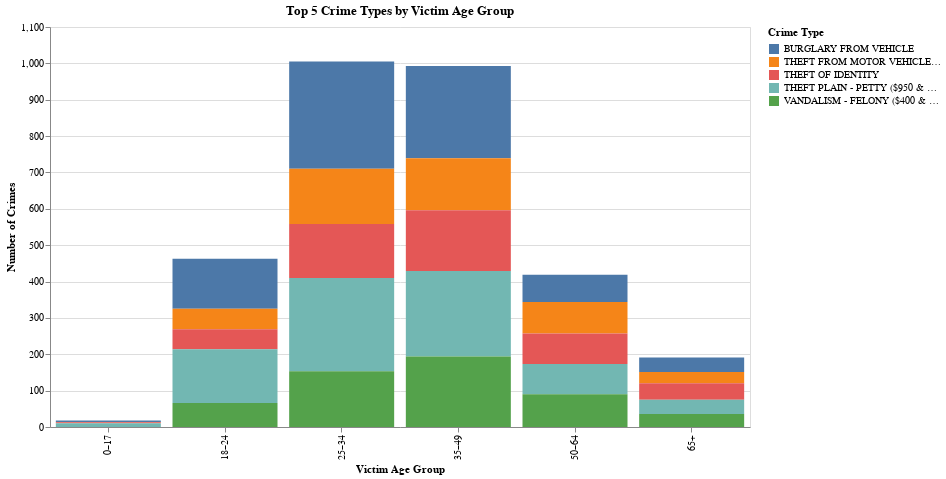

This figure's notebook cell:
### Code cell
import pandas as pd
import altair as alt

# Reload and clean dataset
df = pd.read_csv("LACrimeData9999.csv")
df = df[(df['Vict Age'] > 0) & (df['Vict Age'] < 120)]
df = df.dropna(subset=['Crm Cd Desc'])

# Create age groups
age_bins = [0, 18, 25, 35, 50, 65, 100]
age_labels = ['0–17', '18–24', '25–34', '35–49', '50–64', '65+']
df['Age Group'] = pd.cut(df['Vict Age'], bins=age_bins, labels=age_labels)

# Get top 5 crime types
top_crimes = df['Crm Cd Desc'].value_counts().nlargest(5).index.tolist()
df_top = df[df['Crm Cd Desc'].isin(top_crimes)]

# Group by crime and age group
agg_df = df_top.groupby(['Crm Cd Desc', 'Age Group']).size().reset_index(name='Count')

# Altair bar chart
chart = alt.Chart(agg_df).mark_bar().encode(
    x=alt.X('Age Group:N', title='Victim Age Group'),
    y=alt.Y('Count:Q', title='Number of Crimes'),
    color=alt.Color('Crm Cd Desc:N', title='Crime Type'),
    tooltip=['Crm Cd Desc', 'Age Group', 'Count']
).properties(
    width=700,
    height=400,
    title='Top 5 Crime Types by Victim Age Group'
).interactive()


chart.show()

### Figure 1 — Vega-Lite specification as saved in the notebook (floating-point values rounded to 4 significant figures)
{"config": {"view": {"continuousWidth": 300, "continuousHeight": 300}}, "data": {"name": "data-871e6f8f4de2f7bdecc40c82bbd210ed"}, "mark": {"type": "bar"}, "encoding": {"color": {"field": "Crm Cd Desc", "title": "Crime Type", "type": "nominal"}, "tooltip": [{"field": "Crm Cd Desc", "type": "nominal"}, {"field": "Age Group", "type": "ordinal"}, {"field": "Count", "type": "quantitative"}], "x": {"field": "Age Group", "title": "Victim Age Group", "type": "nominal"}, "y": {"field": "Count", "title": "Number of Crimes", "type": "quantitative"}}, "height": 400, "params": [{"name": "param_2", "select": {"type": "interval", "encodings": ["x", "y"]}, "bind": "scales"}], "title": "Top 5 Crime Types by Victim Age Group", "width": 700, "$schema": "https://vega.github.io/schema/vega-lite/v5.20.1.json", "datasets": {"data-871e6f8f4de2f7bdecc40c82bbd210ed": [{"Crm Cd Desc": "BURGLARY FROM VEHICLE", "Age Group": "0–17", "Count": 4}, {"Crm Cd Desc": "BURGLARY FROM VEHICLE", "Age Group": "18–24", "Count": 138}, {"Crm Cd Desc": "BURGLARY FROM VEHICLE", "Age Group": "25–34", "Count": 295}, {"Crm Cd Desc": "BURGLARY FROM VEHICLE", "Age Group": "35–49", "Count": 254}, {"Crm Cd Desc": "BURGLARY FROM VEHICLE", "Age Group": "50–64", "Count": 75}, {"Crm Cd Desc": "BURGLARY FROM VEHICLE", "Age Group": "65+", "Count": 40}, {"Crm Cd Desc": "THEFT FROM MOTOR VEHICLE - GRAND ($950.01 AND OVER)", "Age Group": "0–17", "Count": 1}, {"Crm Cd Desc": "THEFT FROM MOTOR VEHICLE - GRAND ($950.01 AND OVER)", "Age Group": "18–24", "Count": 56}, {"Crm Cd Desc": "THEFT FROM MOTOR VEHICLE - GRAND ($950.01 AND OVER)", "Age Group": "25–34", "Count": 152}, {"Crm Cd Desc": "THEFT FROM MOTOR VEHICLE - GRAND ($950.01 AND OVER)", "Age Group": "35–49", "Count": 143}, {"Crm Cd Desc": "THEFT FROM MOTOR VEHICLE - GRAND ($950.01 AND OVER)", "Age Group": "50–64", "Count": 87}, {"Crm Cd Desc": "THEFT FROM MOTOR VEHICLE - GRAND ($950.01 AND OVER)", "Age Group": "65+", "Count": 31}, {"Crm Cd Desc": "THEFT OF IDENTITY", "Age Group": "0–17", "Count": 3}, {"Crm Cd Desc": "THEFT OF IDENTITY", "Age Group": "18–24", "Count": 55}, {"Crm Cd Desc": "THEFT OF IDENTITY", "Age Group": "25–34", "Count": 148}, {"Crm Cd Desc": "THEFT OF IDENTITY", "Age Group": "35–49", "Count": 167}, {"Crm Cd Desc": "THEFT OF IDENTITY", "Age Group": "50–64", "Count": 84}, {"Crm Cd Desc": "THEFT OF IDENTITY", "Age Group": "65+", "Count": 45}, {"Crm Cd Desc": "THEFT PLAIN - PETTY ($950 & UNDER)", "Age Group": "0–17", "Count": 10}, {"Crm Cd Desc": "THEFT PLAIN - PETTY ($950 & UNDER)", "Age Group": "18–24", "Count": 148}, {"Crm Cd Desc": "THEFT PLAIN - PETTY ($950 & UNDER)", "Age Group": "25–34", "Count": 257}, {"Crm Cd Desc": "THEFT PLAIN - PETTY ($950 & UNDER)", "Age Group": "35–49", "Count": 235}, {"Crm Cd Desc": "THEFT PLAIN - PETTY ($950 & UNDER)", "Age Group": "50–64", "Count": 83}, {"Crm Cd Desc": "THEFT PLAIN - PETTY ($950 & UNDER)", "Age Group": "65+", "Count": 39}, {"Crm Cd Desc": "VANDALISM - FELONY ($400 & OVER, ALL CHURCH VANDALISMS)", "Age Group": "0–17", "Count": 0}, {"Crm Cd Desc": "VANDALISM - FELONY ($400 & OVER, ALL CHURCH VANDALISMS)", "Age Group": "18–24", "Count": 66}, {"Crm Cd Desc": "VANDALISM - FELONY ($400 & OVER, ALL CHURCH VANDALISMS)", "Age Group": "25–34", "Count": 153}, {"Crm Cd Desc": "VANDALISM - FELONY ($400 & OVER, ALL CHURCH VANDALISMS)", "Age Group": "35–49", "Count": 194}, {"Crm Cd Desc": "VANDALISM - FELONY ($400 & OVER, ALL CHURCH VANDALISMS)", "Age Group": "50–64", "Count": 90}, {"Crm Cd Desc": "VANDALISM - FELONY ($400 & OVER, ALL CHURCH VANDALISMS)", "Age Group": "65+", "Count": 36}]}}
